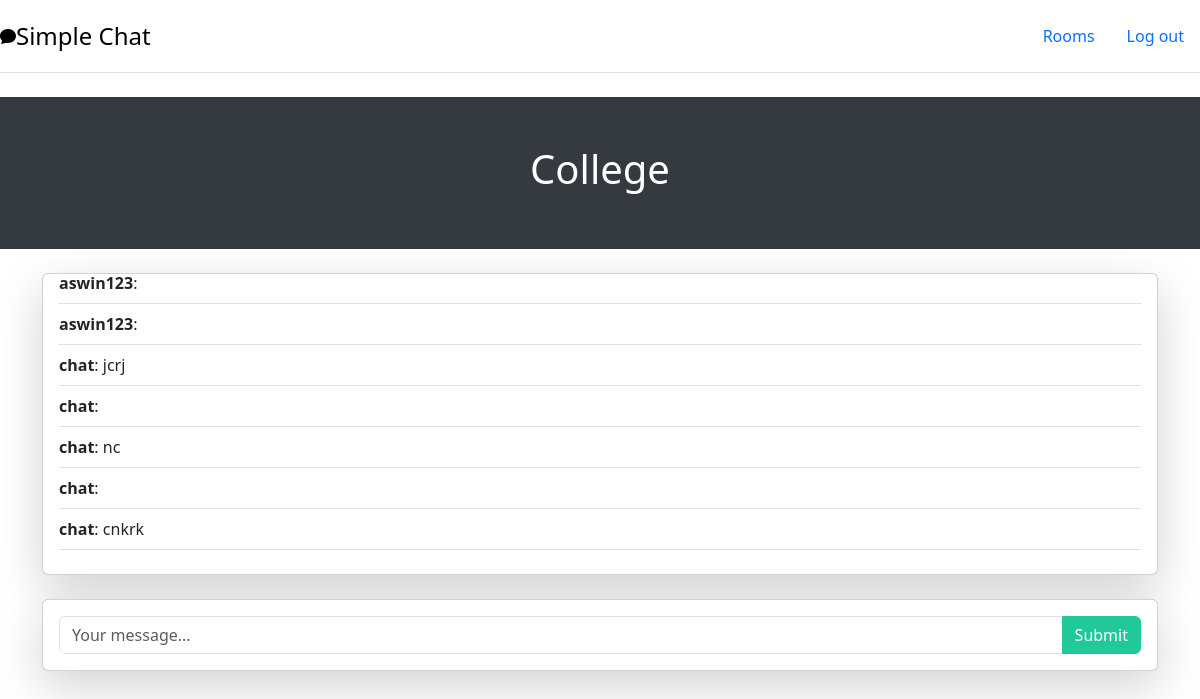
Page /rooms/College/ (signed in) on the committed database.
### room/models.py (models this page shows)
class Room(models.Model):
    name =models.CharField(max_length=255)
    slug =models.SlugField(unique=True)

class Message(models.Model):
    room=models.ForeignKey(Room,related_name='message',on_delete=models.CASCADE)
    user =models.ForeignKey(User,related_name='message',on_delete=models.CASCADE)
    content =models.TextField()
    date_added =models.DateTimeField(auto_now_add=True)
    class Meta:
        ordering =('date_added',)

### room/views.py (the view)
# urls.py: path('rooms/',include('room.urls')),
@login_required
def room(request,slug):
    room =Room.objects.get(slug=slug)
    messages =Message.objects.filter(room=room)[0:25]
    return render(request,'room/room.html',{'room':room,'messages':messages})

### room/templates/room/room.html (shortened to what this page needs)
{% extends 'core/base.html' %}
{% block content %}
<div class="py-5 text-center bg-dark text-white">
    <h1 class="display-4">{{ room.name }}</h1>
</div>
<div class="container my-4">
    <div class="card shadow-lg">
        <div class="card-body" id="chat-messages" style="height: 300px; overflow-y: scroll;">
            {% for m in messages %}
            <div class="border-bottom pb-2 mb-2">
                <b>{{ m.user.username }}</b>: {{ m.content }}<br>
            </div>
            {% endfor %}
        </div>
    </div>
    <div class="card mt-4 shadow-lg">
        <div class="card-body">
            <form method="post" action="." id="chat-form">
                <div class="input-group">
                    <input type="text" name="content" class="form-control" placeholder="Your message..." id="chat-message-input">
                    <button type="submit" class="btn btn-teal text-white" id="chat-message-submit">Submit</button>
                </div>
            </form>
        </div>
    </div>
</div>
{% endblock %}

### core/templates/core/base.html (shortened to what this page needs)
<!DOCTYPE html>
<html lang="en">
<head>
    <link href="https://cdn.jsdelivr.net/npm/bootstrap@5.3.3/dist/css/bootstrap.min.css" rel="stylesheet"
>
</head>
<body>
    <header class="d-flex flex-wrap justify-content-center py-3 mb-4 border-bottom">
        <a href="/" class="d-flex align-items-center mb-3 mb-md-0 me-md-auto link-body-emphasis text-decoration-none">
            <span class="fs-4">Simple Chat</span>
        </a>
        <ul class="nav nav-pills">
            {% if request.user.is_authenticated %}
            <li class="nav-item">
                <a class="nav-link" href="/rooms/">Rooms</a>
            </li>
            <li class="nav-item">
                <form action="/logout/" method="post">
                    <button type="submit" class="nav-link btn btn-link btn btn-outline-danger">Log out</button>
                </form>
            </li>
            {% endif %}
        </ul>
    </header>
    {% block content %}
    {% endblock %}
</body>
</html>

### room/templates/room/room.html (style rules this page uses)
.btn-teal { background-color: #20c997; border-color: #20c997; }
.bg-dark { background-color: #343a40 !important; }
.text-white { color: #fff !important; }
.display-4 { font-size: 2.5rem; }

### rows in the picture
Room: name "College"
Message: user.username "aswin123"
Message: user.username "aswin123"
Message: user.username "chat", content "jcrj"
Message: user.username "chat"
Message: user.username "chat", content "nc"
Message: user.username "chat"
Message: user.username "chat", content "cnkrk"
